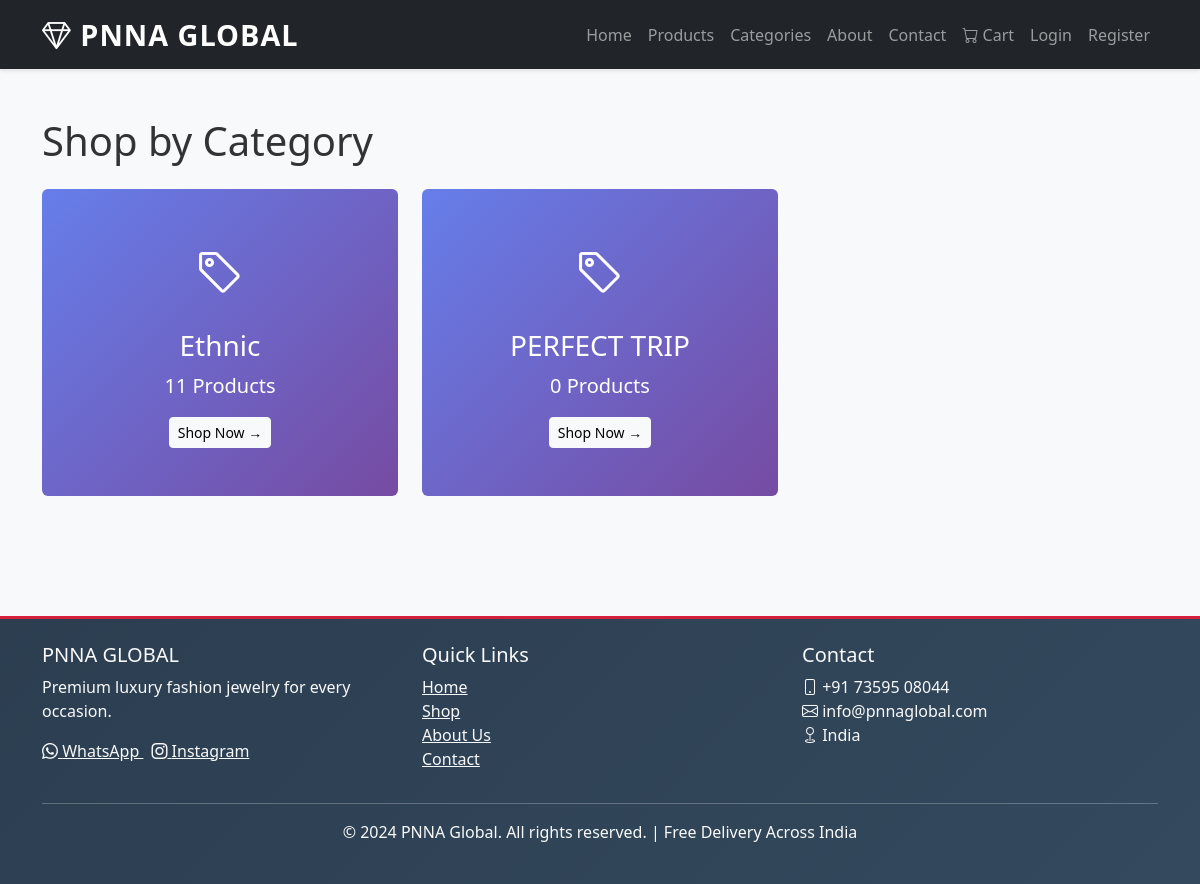
Page /categories/ on the committed database.
### store/models.py (models this page shows, shortened)
class Category(models.Model):
    name = models.CharField(max_length=200, unique=True)
    slug = models.SlugField(max_length=200, unique=True)
    description = models.TextField(blank=True)
    created_at = models.DateTimeField(auto_now_add=True)
    class Meta:
        verbose_name_plural = 'Categories'
        ordering = ['name']

### store/views.py (the view)
# urls.py: path('categories/', views.api_categories, name='api_categories'),
def categories(request):
    categories_list = Category.objects.all()
    paginator = Paginator(categories_list, 12)
    page = request.GET.get('page', 1)
    categories = paginator.get_page(page)
    return render(request, 'store/categories.html', {'categories': categories})

### store/context_processors.py (called while the page is built)
def cart_counter(request):
    cart_count = 0
    if request.user.is_authenticated:
        try:
            cart = Cart.objects.get(user=request.user)
            cart_count = cart.total_items
        except Cart.DoesNotExist:
            pass
    return {'cart_count': cart_count}

def categories(request):
    all_categories = Category.objects.all()
    return {'all_categories': all_categories}

### templates/store/categories.html (shortened to what this page needs)
{% extends 'store/base.html' %}
{% load static %}
{% block content %}
<div class="container py-5">
    <h1 class="mb-4">Shop by Category</h1>
    <div class="row">
        {% for category in categories %}
        <div class="col-md-6 col-lg-4 mb-4">
            <a href="{% url 'category_products' category.slug %}" class="text-decoration-none">
                <div class="category-card p-5 rounded text-center category-hover" style="background: linear-gradient(135deg, #667eea 0%, #764ba2 100%); color: white; cursor: pointer;">
                    <i class="bi bi-tag" style="font-size: 3rem; display: block; margin-bottom: 20px;"></i>
                    <h3 class="mb-2">{{ category.name }}</h3>
                    <p class="lead">{{ category.products.count }} Products</p>
                    <span class="btn btn-light btn-sm">Shop Now →</span>
                </div>
            </a>
        </div>
        {% endfor %}
    </div>
</div>
{% endblock %}

### static/css/style.css (style rules this page uses)
:root { --primary-color: #d4203c; --secondary-color: #667eea; --accent-color: #ffc107; --text-color: #333; --light-bg: #f8f9fa; }
body { font-family: 'Segoe UI', Tahoma, Geneva, Verdana, sans-serif; color: var(--text-color); background-color: var(--light-bg); }
.category-card { transition: all 0.3s ease; }

### rows in the picture
Category: name "Ethnic", products.count "11"
Category: name "PERFECT TRIP", products.count "0"
